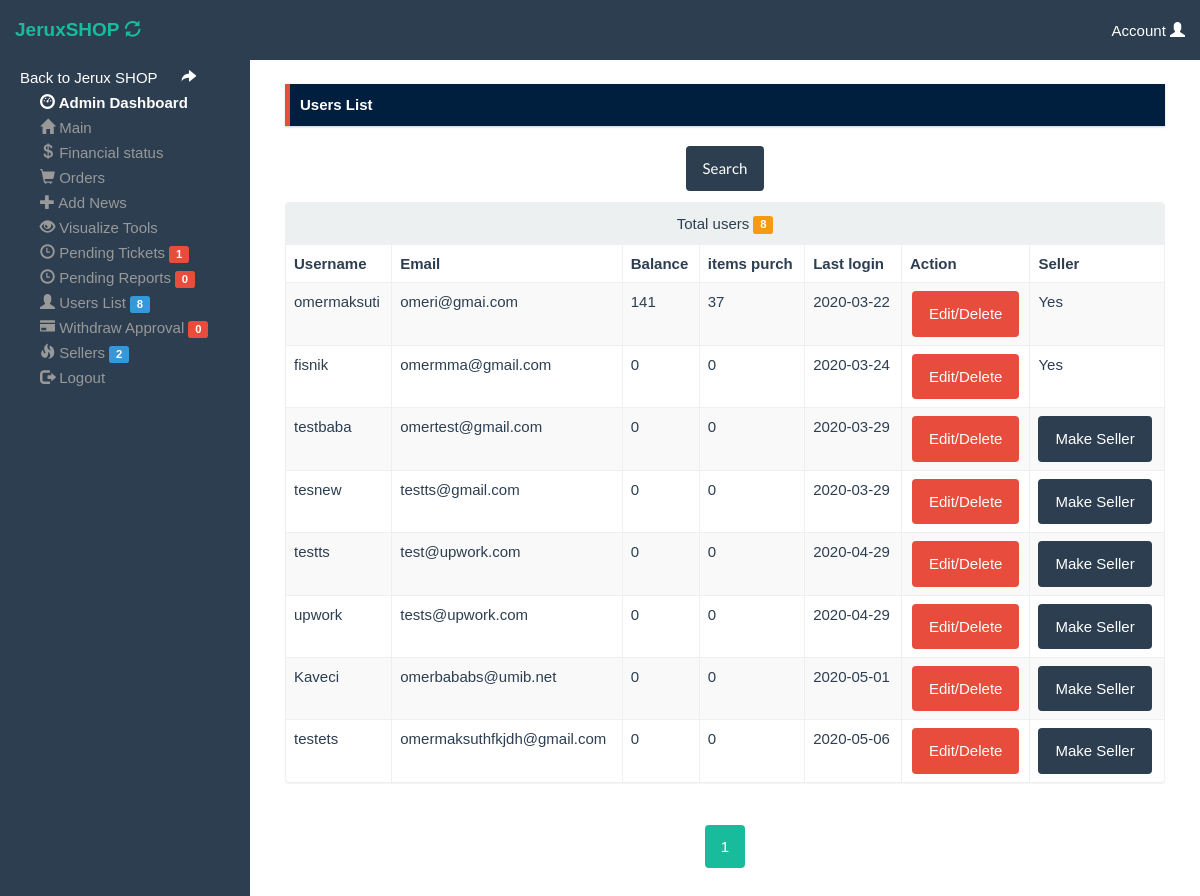
/admin/Users.html (signed in), run on the app's committed database.
### tables this page shows
CREATE TABLE `users` (
  `id` int(11) NOT NULL,
  `username` varchar(255) NOT NULL,
  `password` varchar(255) NOT NULL,
  `email` varchar(255) NOT NULL,
  `balance` int(11) DEFAULT 0,
  `ipurchassed` text DEFAULT NULL,
  `ip` text DEFAULT NULL,
  `lastlogin` date DEFAULT NULL,
  `datereg` date DEFAULT NULL,
  `resseller` int(11) NOT NULL,
  `img` text DEFAULT NULL,
  `testemail` varchar(255) DEFAULT NULL,
  `resetpin` int(11) NOT NULL DEFAULT 0
);

### admin/users.php (the view, shortened to what this page needs)
<?php
include "header.php";
?>
<div class="alert alert-danger fade in radius-bordered alert-shadowed"><b>Users List</b></div>
<?php
echo "<h5><center>
<a href='SearchUser.html' class='btn label-primary'><font color='white'>Search</font></a>
</center></h5>";
  $q = mysqli_query($dbcon, "SELECT * FROM users")or die("error");
  $t = mysqli_num_rows($q);
  global $t,$q;
if(!isset($_GET['page'])){
  $page = 1;
  $ka = $page;
}else{
  $page = intval($_GET['page']);
  $ka = $page;
}
$qq = mysqli_query($dbcon, "SELECT * FROM users")or die("error");
$record_at_page = 20;
$record_count = mysqli_num_rows($qq);
$pages_count = (int)ceil($record_count / $record_at_page);
if($page > $pages_count || $page = 0){
}else{
  $start = ($ka - 1) * $record_at_page ;
  $end = $record_at_page ;
}
if($record_count != 0){
  $qq = mysqli_query($dbcon, "SELECT * FROM users LIMIT $start,$end")or die("error");
echo '
    <div class="">
        <div class="panel panel-default">
          <div class="panel-heading no-collapse">  <center>Total users <span class="label label-warning">'.$t.'  </center></span></div>
            <table class="table table-bordered table-striped">
              <thead>
                <tr>
                  <th>Username</th>
                  <th>Email</th>
                  <th>Balance</th>
                  <th>items purch</th>
                  <th>Last login</th>
                  <th>Action</th>
                  <th>Seller</th>
                </tr>
              </thead>
              <tbody>';
  while($row = mysqli_fetch_assoc($qq)){
              echo '<tr>
                  <td>'.$row['username'].'</td>
                  <td>'.$row['email'].'</td>
                  <td>'.$row['balance'].'</td>
                  <td>'.$row['ipurchassed'].'</td>
                  <td>'.$row['lastlogin'].'</td>
                  <td>
          <a href="user.php?id='.$row['id'].'"><center><span class="btn label-danger"><font color=white>Edit/Delete</font></center></span></a>
      </td><td>';
      if($row["resseller"] == "0" or empty($row["resseller"])){
          echo '<a href="activer.php?id='.$row["id"].'" class="btn label-primary"><font color=white>Make Seller</font></a>';
      }else{
          echo 'Yes';
      }
                  echo '</td></tr>';
  }
                  echo '
              </tbody>
            </table>
        </div>
    </div>';
}
?>
<center>
<nav>
  <ul class="pagination">
    <?php
      for($i=1;$i<=$pages_count;$i++){
  if($page == $i){
     echo $page;
  }else{
    echo '<li><a href="users.php?page='.$i.'">'.$i.'</a></li>';
  }
}
    ?>
</ul>
</nav>
</center>

### admin/header.php (shortened to what this page needs)
<?php
include "../includes/config.php";
?>
<!DOCTYPE html>
<html lang="en"><head><meta http-equiv="Content-Type" content="text/html; charset=UTF-8">
	    <link rel="stylesheet" href="https://cdnjs.cloudflare.com/ajax/libs/font-awesome/4.2.0/css/font-awesome.min.css">
<link rel="stylesheet" type="text/css" href="./assets/bootstrap.css">
<link rel="stylesheet" type="text/css" href="../buyer/assets/flags.css">
    <link rel="stylesheet" type="text/css" href="css/tickets.css">
<font face="Arial">
    <link href="./assets/style.css" rel="stylesheet">
</head>
<body>
<nav class="navbar navbar-default navbar-fixed-top ">
            <div class="container-fluid">
                <div class="navbar-header">
                    <div class="navbar-brand" onclick="location.href='index.html'" onmouseover="this.style.cursor='pointer'"><b> JeruxSHOP <small><span class="glyphicon glyphicon-refresh"></span></small></b></div>
                </div>
                <div class="collapse navbar-collapse" id="topFixedNavbar1">
                    <ul class="nav navbar-nav navbar-right">
                            <li class="dropdown"><a href="./index.html" class="dropdown-toggle" data-toggle="dropdown" role="button" aria-expanded="false">Account  <span class="glyphicon glyphicon-user"></span></a>
                            </li>
                    </ul>
                </div>
            </div>
        </nav>
    <div id="wrapper">
    <div id="sidebar-wrapper">
                     <ul class="sidebar-nav">
                <li class="sidebar-brand"><a href="./index.php"><div class="navbar-brand" onclick="location.href=&#39;index.html&#39;"><font color="white"><b><span class="glyphicon glyphicon-fire"></span> Admin Panel</b></font></div></a></li>
                <li><a href="https://jerux.to" onclick="window.open(this.href);return false;"><font color="white">Back to Jerux SHOP <span class="glyphicon glyphicon-share-alt"></span></font></a></li>
                <li><font color="white"><b><span class="glyphicon glyphicon-dashboard"></span> Admin Dashboard</b></font></li>
                    <li><a href="./index.html" style="cursor: pointer;"><span class="glyphicon glyphicon-home"></span> Main</a></li>
                    <li><a href="./Status.html" style="cursor: pointer;"><span class="glyphicon glyphicon-usd"></span> Financial status</a></li>
                    <li><a href="./Sales.html" style="cursor: pointer;"><span class="glyphicon glyphicon-shopping-cart"></span> Orders</a></li>
                    <li><a href="./NewsBuyer.html" style="cursor: pointer;"><span class="glyphicon glyphicon-plus"></span> Add News </a></li>
                    <li><a href="./Tools.html" style="cursor: pointer;"><span class="glyphicon glyphicon-eye-open"></span> Visualize Tools</a></li>
                    <li><a href="./Tickets.html" style="cursor: pointer;"><span class="glyphicon glyphicon-time"></span> Pending Tickets <span id="menu_tickets"><span class="label label-danger"><?php $s12 = mysqli_query($dbcon, "SELECT * FROM ticket where status='1' OR status='2'");$r11=mysqli_num_rows($s12);
 echo $r11;?></span></span></a></li>
                    <li><a href="./Reports.html" style="cursor: pointer;"><span class="glyphicon glyphicon-time"></span> Pending Reports <span id="menu_tickets"><span class="label label-danger"><?php $s12 = mysqli_query($dbcon, "SELECT * FROM reports where status='1' OR status='2'");$r11=mysqli_num_rows($s12);
 echo $r11;?></span></span></a></li>
				<li><a href="./Users.html"><span class="glyphicon glyphicon-user"></span> Users List <span class="label label-info"><?php $s12 = mysqli_query($dbcon, "SELECT * FROM users");$r11=mysqli_num_rows($s12);
 echo $r11;?></span></a></li>
                    <li><a href="./WithdrawalRequests.html"><span class="glyphicon glyphicon-credit-card"></span> Withdraw Approval <?php $s12 = mysqli_query($dbcon, "SELECT * FROM resseller where withdrawal='requested'");$r11=mysqli_num_rows($s12);
 echo '<span class="label label-danger">'.$r11.'</span>';?></a></li>
                    <li><a href="./Sellers.html"><span class="glyphicon glyphicon-fire"></span> Sellers <span class="label label-info"><?php $s12 = mysqli_query($dbcon, "SELECT * FROM resseller");$r11=mysqli_num_rows($s12);
 echo $r11;?></span></a></li>
                    <li><a href="./Logout.html"><span class="glyphicon glyphicon-log-out"></span> Logout</a></li>
            </ul>
        </div>
        <b><span id="menu-toggle" onmouseover="this.style.cursor=&#39;pointer&#39;"><span class="glyphicon glyphicon-indent-right"></span></span></b>
        <div id="page-content-wrapper">
            <div class="container-fluid">
            <div id="divPage">
 	<div class="content">
<br><br>

### admin/assets/style.css (style rules this page uses)
#wrapper { padding-left: 0; -webkit-transition: all 0.5s ease; -moz-transition: all 0.5s ease; -o-transition: all 0.5s ease; transition: all 0.5s ease; }
#sidebar-wrapper { z-index: 1000; position: fixed; left: 250px; width: 0; height: 100%; margin-left: -250px; overflow-y: auto; background: #2D3E50; -webkit-transition: all 0.5s ease; -moz-transition: all 0.5s ease; -o-transition: all 0.5s ease; transition: all 0.5s ease; }
#page-content-wrapper { width: 100%; position: absolute; padding: 15px; }
.sidebar-nav { position: absolute; top: 0; width: 250px; margin: 0; padding: 0; list-style: none; }
.sidebar-nav li { text-indent: 20px; line-height: 25px; }
.sidebar-nav li a { display: block; text-decoration: none; color: #999999; }
.sidebar-nav > .sidebar-brand { height: 65px; font-size: 18px; line-height: 60px; }
.sidebar-nav > .sidebar-brand a { color: #999999; }
@media (min-width:768px) { #wrapper { padding-left: 250px; } }
@media (min-width:768px) { #sidebar-wrapper { width: 250px; } }
@media (min-width:768px) { #page-content-wrapper { padding: 20px; position: relative; } }

### admin/header.php (style rules this page uses)
.alert.alert-shadowed { -webkit-box-shadow: 0 1px 2px rgba(0,0,0,.2); -moz-box-shadow: 0 1px 2px rgba(0,0,0,.2); box-shadow: 0 1px 2px rgba(0,0,0,.2); }
.alert { margin-bottom: 20px; margin-top: 0; color: #fff; border-width: 0; border-left-width: 5px; padding: 10px; border-radius: 0; }
.alert.alert-danger { border-color: #df5138; background: #001f3f; }
.content { display:none; }

### data on the page
users: username "omermaksuti", email "omeri@gmai.com", balance "141", ipurchassed "37", lastlogin "2020-03-22", resseller "Yes"
users: username "fisnik", email "omermma@gmail.com", balance "0", ipurchassed "0", lastlogin "2020-03-24", resseller "Yes"
users: username "testbaba", email "omertest@gmail.com", balance "0", ipurchassed "0", lastlogin "2020-03-29"
users: username "tesnew", email "testts@gmail.com", balance "0", ipurchassed "0", lastlogin "2020-03-29"
users: username "testts", email "test@upwork.com", balance "0", ipurchassed "0", lastlogin "2020-04-29"
users: username "upwork", email "tests@upwork.com", balance "0", ipurchassed "0", lastlogin "2020-04-29"
users: username "Kaveci", email "omerbababs@umib.net", balance "0", ipurchassed "0", lastlogin "2020-05-01"
users: username "testets", email "omermaksuthfkjdh@gmail.com", balance "0", ipurchassed "0", lastlogin "2020-05-06"

### other printed values
$r11 "1"
$r11 "0"
$r11 "8"
$r11 "2"
$t "8"
